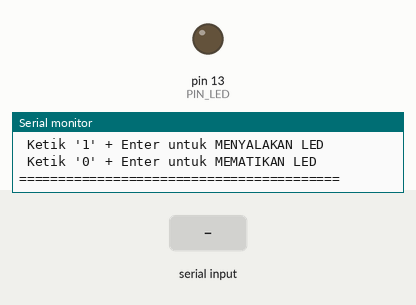
This sketch was run on a simulated Arduino Uno, built with avr-gcc and run on an emulated ATmega328P. Shown: output pins drawn as LEDs (lit = HIGH), the last lines printed to the serial monitor. Inputs (shaded band) come from the test bench.

Above: at 1.3 s.
1.4 s: "1" received over Serial
At 2.6 s:
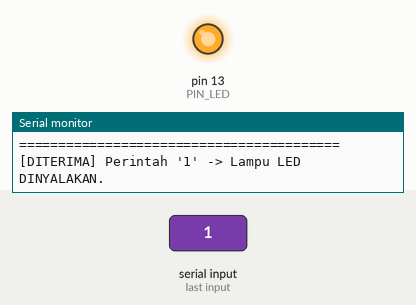
2.9 s: "0" received over Serial
At 3.9 s:
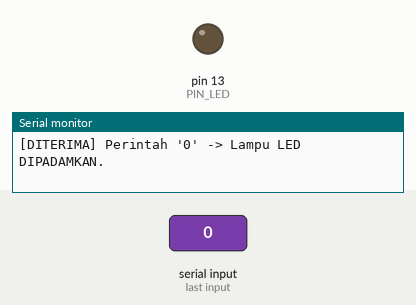
Timing chart, 0 to 5.9 s (numbered marks = the images above; inputs shaded):
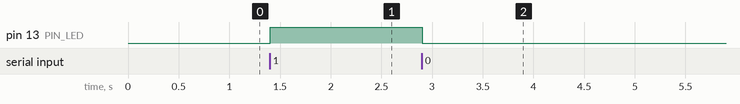

The sketch:

05_serial_input_kontrol_led.ino
```cpp
// ==============================================================================
// MODUL 05: SERIAL INPUT (KOMPUTER MENGONTROL LED ARDUINO)
// ==============================================================================
// Tujuan Pembelajaran:
// 1. Memahami interaksi dua arah: Laptop mengirim perintah ke Arduino.
// 2. Menggunakan Serial.available() untuk memeriksa apakah ada data masuk.
// 3. Menggunakan Serial.read() untuk membaca 1 karakter huruf dari keyboard.
// 4. Menerapkan percabangan 'if - else' atau 'switch-case' dari materi C++.
//
// Cara Pengujian:
// - Buka Serial Monitor (Ctrl + Shift + M).
// - Ketik angka '1' di kolom atas lalu tekan Enter -> LED Menyala.
// - Ketik angka '0' di kolom atas lalu tekan Enter -> LED Padam.
// ==============================================================================

const int PIN_LED = 13;

void setup() {
  Serial.begin(9600);
  pinMode(PIN_LED, OUTPUT);

  Serial.println("=========================================");
  Serial.println(" KONTROL LED VIA SERIAL MONITOR KOMPUTER ");
  Serial.println(" Ketik '1' + Enter untuk MENYALAKAN LED  ");
  Serial.println(" Ketik '0' + Enter untuk MEMATIKAN LED   ");
  Serial.println("=========================================");
}

void loop() {
  // Serial.available() mengecek jumlah karakter yang masuk ke antrean buffer serial.
  // Jika nilainya > 0, berarti pengguna baru saja mengetik sesuatu dari laptop.
  if (Serial.available() > 0) {

    // Membaca satu karakter yang diketik
    char perintah = Serial.read();

    if (perintah == '1') {
      digitalWrite(PIN_LED, HIGH);
      Serial.println("[DITERIMA] Perintah '1' -> Lampu LED DINYALAKAN.");
    }
    else if (perintah == '0') {
      digitalWrite(PIN_LED, LOW);
      Serial.println("[DITERIMA] Perintah '0' -> Lampu LED DIPADAMKAN.");
    }
    // Mengabaikan karakter enter / newline ('\n' atau '\r')
  }
}
```

Measured:
- after the input at 1.4 s, pin 13 (PIN_LED): LOW → HIGH at once
- after the input at 2.9 s, pin 13 (PIN_LED): HIGH → LOW at once
